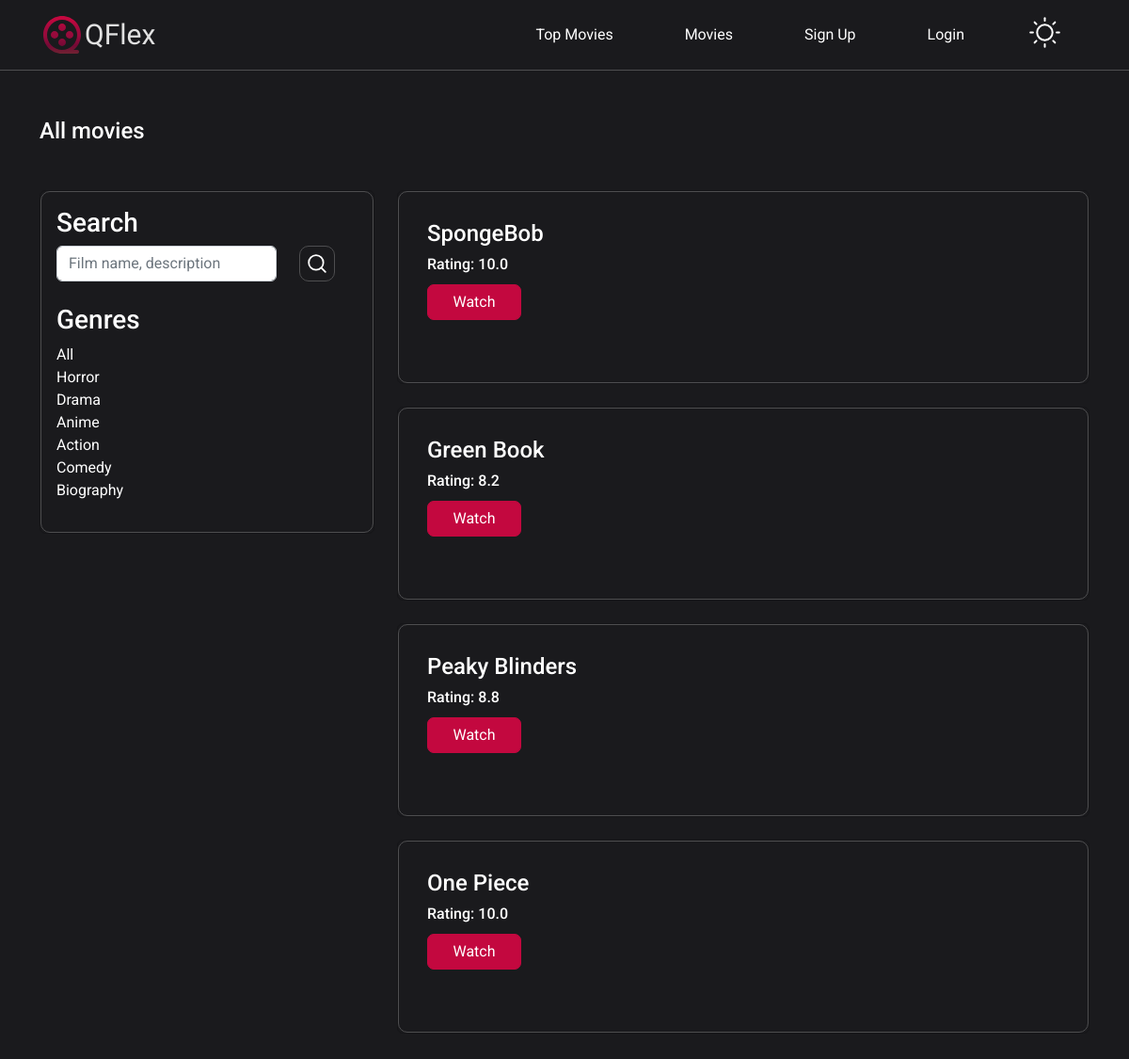
/movies/all/, run on the app's committed database.
### qflexApp/models.py (models this page shows, shortened)
class Genre(models.Model):
    genreName = models.CharField("Genre name", max_length=255)
    slug = models.SlugField(unique=True, blank=True, editable=False)

class Movie(models.Model):
    movieName = models.CharField("Movie name", max_length=255)
    genre = models.ForeignKey(Genre, on_delete=models.CASCADE, verbose_name="Genre")
    producer = models.CharField("Producer", max_length=255)
    cover = models.CharField("Link to cover", max_length=500)
    poster = models.CharField("Link to poster", max_length=500)
    year = models.IntegerField("Year")
    rating = models.FloatField("Rating")
    movieLink = models.CharField("Youtube movie link", max_length=500)
    description = models.TextField("Description")
    isTopTen = models.BooleanField("Is top ten", default=False, blank=True, null=True)
    isRecommended = models.BooleanField("Is recommended", default=False, blank=True, null=True)

### qflexApp/views.py (the view)
# urls.py: path('movies/all/', views.allMovies, name='allMovies'),
def allMovies(request, slug=None):
    genre = None
    genres = Genre.objects.all()
    searchData = request.GET.get('search')
    if searchData:
        movies = Movie.objects.filter(Q(movieName__icontains=searchData) | Q(description__icontains=searchData))
    else:
        movies = Movie.objects.all()
    if slug:
        genre = get_object_or_404(Genre, slug=slug)
        movies = movies.filter(genre=genre)
    return render(request, "user/all-movies.html", {
        'movies': movies,
        'genres': genres,
        'genre': genre
    })

### qflexApp/templates/user/all-movies.html (shortened to what this page needs)
{% extends '../base.html' %}
{% load static %}
{% block content %}
    <main>
        <div class="top-ten">
        <div class="container">
            <h2 class=" mb-5">All movies</h2>
            <div class="row">
                <div class="col-md-4">
                    <div class="card">
                        <div class="card-body">
                            <h3>Search</h3>
                            <form class="mb-4" action="{% url 'allMovies' %}">
                                <div class="row">
                                    <div class="col-9">
                                        <input type="search" name="search" class="form-control" placeholder="Film name, description">
                                    </div>
                                    <div class="col-3">
                                        <button type="submit" class="svg-image-div"><i class="fa-solid fa-magnifying-glass">
                                        </i></button>
                                    </div>
                                </div>
                            </form>
                            <h3>Genres</h3>
                            <ul>
                                <li><a href="{% url 'allMovies' %}" class="text">All</a></li>
                                {% for genre in genres %}
                                <li><a href="{% url 'filterMovies' slug=genre.slug %}" class="text">{{ genre.genreName }}</a></li>
                                {% endfor %}
                            </ul>
                        </div>
                    </div>
                </div>
                <div class="col-md-8">
                    {% for movie in movies %}
                    <div class="card mb-4">
                        <div class="card-body__all">
                            <div class="card-body__item1">
                                <h2>{{ movie.movieName }}</h2>
                            <h6>Rating: {{ movie.rating }}</h6>
                            <a href="{% url 'movieDetail' pk=movie.pk %}" class="btn btn-dark">Watch</a>
                            </div>
                            <div class="card-body__item2">
                            </div>
                        </div>
                    </div>
                    {% endfor %}
                </div>
            </div>
        </div>
    </div>
    </main>
{% endblock %}

### qflexApp/templates/base.html (shortened to what this page needs)
{% load static %}
<!DOCTYPE html>
<html lang="en">
<head>
    <link rel="stylesheet" href="{% static './css/style.css' %}">
    <link rel="stylesheet" href="{% static './css/bootstrap.min.css' %}">
    <link rel="stylesheet" href="{% static './css/owl.theme.default.min.css' %}">
    <link rel="stylesheet" href="{% static './css/owl.carousel.min.css' %}">
    <link rel="stylesheet" href="{% static './css/theme-dark.css' %}" title="theme">
</head>
<body>
    <header class="navbar navbar-expand-lg  navbar-dark">
        <div class="container">
            <a class="navbar-brand change-logo" href="{% url 'homePage' %}"><img class="logo-all" src="{% static "img/logo.svg"%}" alt=""><h1 class="logo__text">QFlex</h1></a>
          <div class="collapse navbar-collapse" id="navbarSupportedContent">
            <ul class="navbar-nav ms-auto mb-2 mb-lg-0">
              <li class="nav-item">
                <a class="nav-link active" aria-current="page" href="{% url 'topMovies' %}">Top Movies</a>
              </li>
              <li class="nav-item">
                <a class="nav-link active" aria-current="page" href="{% url 'allMovies' %}">Movies</a>
              </li>
                {% if user.is_authenticated %}
              <li class="nav-item">
                <a class="nav-link active" aria-current="page" href="{% url 'logoutUser' %}">{{ user.username }} : Logout</a>
              </li>
                {% else %}
                <li class="nav-item">
                <a class="nav-link active" aria-current="page" href="{% url 'signUp' %}">Sign Up</a>
              </li>
              <li class="nav-item">
                <a class="nav-link active" aria-current="page" href="{% url 'loginPage' %}">Login</a>
              </li>
                {% endif %}
                <li class="nav-item theme">
                    <a class="change-theme header__moon" data-theme="light"><img src="{% static "img/Sun.svg"%}" alt="sun"></a>
              </li>
            </ul>
          </div>
        </div>
    </header>
    {% block content %}
    {% endblock %}
</body>
</html>

### qflexApp/static/css/style.css (style rules this page uses)
* { font-family: 'Roboto', sans-serif; box-sizing: border-box; }
.svg-image { width: 20px; height: 20px; }
.svg-image-div i { display:flex; justify-content: center; align-items: center; }
.logo__text { font-family: 'Archivo Black'; font-style: normal; font-weight: 400; font-size: 26px; color: rgba(255, 255, 255, 0.87); margin: 0; font-size: 1.5vw; }
.navbar-brand { display: flex; align-items: center; }
.logo-all { width: 2.7vw; }
li a { text-decoration: none; }
.navbar-nav .nav-item { margin: 0 30px; }
.navbar-nav .nav-item a { transition: 0s; }
main { padding-top: 50px; padding-bottom: 15vh; min-height: 100vh; }
.col-md-8 .card { --bs-card-bg: none; }
.card-body__all { --bs-card-bg: none; border-radius: 10px; display: grid; grid-template: 100% / 1fr 1fr; padding: 30px; }
.card-body ul { list-style: none; padding-left: 0; }
.container .card, .card .card-body { --bs-card-bg: none; }
.card .card-body { border-radius: 10px; }
.col-md-4 .card { --bs-card-bg: none; }
a.btn { border-radius: 7px; }
.header__moon { cursor: pointer; }
.col-3 button { width: 38px; height: 38px; border: none; border-radius: 10px; display: flex; align-items: center; justify-content: center; }
.col-md-8 a.btn { display: block; margin: 1vw 0 3vw; width: 100px; }
@media only screen and (max-width: 1500px) { .logo-all { width: 3.5vw; } }
@media only screen and (max-width: 1500px) { .logo__text { font-size: 2vw } }
@media only screen and (max-width: 1200px) { .logo-all { width: 4vw; } }
@media only screen and (max-width: 1200px) { .logo__text { font-size: 2.5vw } }

### qflexApp/static/css/theme-dark.css (style rules this page uses)
* { color: white; }
input { color: black; }
.change-theme[data-theme="light"] { display: block; }
li a { color:white; }
.navbar-nav .nav-item a { border-bottom: 1.5px solid rgba(0, 0, 0, 0); }
main, .card-body__recommended, .card-body { background-color: #1A1A1D; }
.navbar { background: #1A1A1D; border-bottom: 1px solid #4E4E50; }
.card-body__all { border: 1.5px solid #4E4E50; }
.card .card-body { border: 1.5px solid #4E4E50; }
a.btn { background: #C3083F; border-radius: 7px; color: white; border: 1px solid #C3083F; }
.col-3 button { background: rgba(0, 0, 0, 0); border: 1px solid #4E4E50; }

### data on the page
Genre: genreName "Horror"
Genre: genreName "Drama"
Genre: genreName "Anime"
Genre: genreName "Action"
Genre: genreName "Comedy"
Genre: genreName "Biography"
Movie: movieName "SpongeBob", rating "10.0"
Movie: movieName "Green Book", rating "8.2"
Movie: movieName "Peaky Blinders", rating "8.8"
Movie: movieName "One Piece", rating "10.0"
